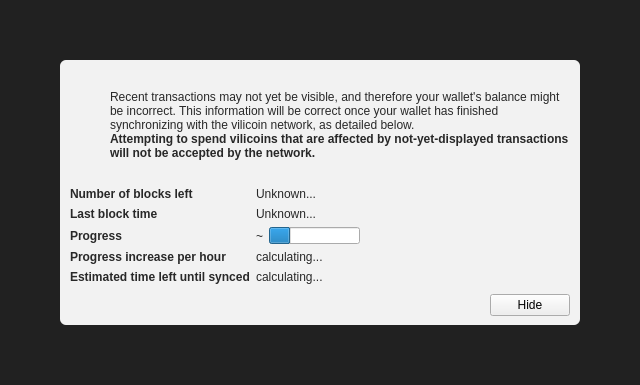
<?xml version="1.0" encoding="UTF-8"?>
<ui version="4.0">
 <class>ModalOverlay</class>
 <widget class="ModalOverlay" name="ModalOverlay">
  <property name="geometry">
   <rect>
    <x>0</x>
    <y>0</y>
    <width>640</width>
    <height>385</height>
   </rect>
  </property>
  <property name="windowTitle">
   <string>Form</string>
  </property>
  <layout class="QVBoxLayout" name="verticalLayout" stretch="0">
   <property name="sizeConstraint">
    <enum>QLayout::SetDefaultConstraint</enum>
   </property>
   <property name="leftMargin">
    <number>0</number>
   </property>
   <property name="topMargin">
    <number>0</number>
   </property>
   <property name="rightMargin">
    <number>0</number>
   </property>
   <property name="bottomMargin">
    <number>0</number>
   </property>
   <item>
    <widget class="QWidget" name="bgWidget" native="true">
     <property name="styleSheet">
      <string notr="true">#bgWidget { background: rgba(0,0,0,220); }</string>
     </property>
     <layout class="QVBoxLayout" name="verticalLayoutMain" stretch="1">
      <property name="leftMargin">
       <number>60</number>
      </property>
      <property name="topMargin">
       <number>60</number>
      </property>
      <property name="rightMargin">
       <number>60</number>
      </property>
      <property name="bottomMargin">
       <number>60</number>
      </property>
      <item>
       <widget class="QWidget" name="contentWidget" native="true">
        <property name="styleSheet">
         <string notr="true">#contentWidget { background: rgba(255,255,255,240); border-radius: 6px; }

QLabel { color: rgb(40,40,40);  }</string>
        </property>
        <layout class="QVBoxLayout" name="verticalLayoutSub" stretch="1,0,0,0">
         <property name="spacing">
          <number>0</number>
         </property>
         <property name="leftMargin">
          <number>10</number>
         </property>
         <property name="topMargin">
          <number>10</number>
         </property>
         <property name="rightMargin">
          <number>10</number>
         </property>
         <property name="bottomMargin">
          <number>10</number>
         </property>
         <item>
          <layout class="QHBoxLayout" name="horizontalLayoutIconText" stretch="0,1">
           <property name="topMargin">
            <number>20</number>
           </property>
           <item>
            <layout class="QVBoxLayout" name="verticalLayoutIcon">
             <property name="leftMargin">
              <number>0</number>
             </property>
             <item>
              <widget class="QPushButton" name="warningIcon">
               <property name="enabled">
                <bool>false</bool>
               </property>
               <property name="text">
                <string/>
               </property>
               <property name="icon">
                <iconset>
                 <normaloff>:/icons/warning</normaloff>
                 <disabledoff>:/icons/warning</disabledoff>:/icons/warning</iconset>
               </property>
               <property name="iconSize">
                <size>
                 <width>48</width>
                 <height>48</height>
                </size>
               </property>
               <property name="flat">
                <bool>true</bool>
               </property>
              </widget>
             </item>
             <item>
              <spacer name="verticalSpacerWarningIcon">
               <property name="orientation">
                <enum>Qt::Vertical</enum>
               </property>
               <property name="sizeHint" stdset="0">
                <size>
                 <width>20</width>
                 <height>40</height>
                </size>
               </property>
              </spacer>
             </item>
            </layout>
           </item>
           <item>
            <layout class="QVBoxLayout" name="verticalLayoutInfoText">
             <property name="leftMargin">
              <number>0</number>
             </property>
             <property name="topMargin">
              <number>0</number>
             </property>
             <item>
              <widget class="QLabel" name="infoText">
               <property name="text">
                <string>Recent transactions may not yet be visible, and therefore your wallet's balance might be incorrect. This information will be correct once your wallet has finished synchronizing with the vilicoin network, as detailed below.</string>
               </property>
               <property name="textFormat">
                <enum>Qt::RichText</enum>
               </property>
               <property name="wordWrap">
                <bool>true</bool>
               </property>
              </widget>
             </item>
             <item>
              <widget class="QLabel" name="infoTextStrong">
               <property name="font">
                <font>
                 <weight>75</weight>
                 <bold>true</bold>
                </font>
               </property>
               <property name="text">
                <string>Attempting to spend vilicoins that are affected by not-yet-displayed transactions will not be accepted by the network.</string>
               </property>
               <property name="textFormat">
                <enum>Qt::RichText</enum>
               </property>
               <property name="wordWrap">
                <bool>true</bool>
               </property>
              </widget>
             </item>
             <item>
              <spacer name="verticalSpacerInTextSpace">
               <property name="orientation">
                <enum>Qt::Vertical</enum>
               </property>
               <property name="sizeHint" stdset="0">
                <size>
                 <width>20</width>
                 <height>40</height>
                </size>
               </property>
              </spacer>
             </item>
            </layout>
           </item>
          </layout>
         </item>
         <item>
          <spacer name="verticalSpacerAfterText">
           <property name="orientation">
            <enum>Qt::Vertical</enum>
           </property>
           <property name="sizeHint" stdset="0">
            <size>
             <width>20</width>
             <height>40</height>
            </size>
           </property>
          </spacer>
         </item>
         <item>
          <layout class="QFormLayout" name="formLayout">
           <property name="fieldGrowthPolicy">
            <enum>QFormLayout::FieldsStayAtSizeHint</enum>
           </property>
           <property name="horizontalSpacing">
            <number>6</number>
           </property>
           <property name="verticalSpacing">
            <number>6</number>
           </property>
           <property name="topMargin">
            <number>10</number>
           </property>
           <item row="0" column="0">
            <widget class="QLabel" name="labelNumberOfBlocksLeft">
             <property name="font">
              <font>
               <weight>75</weight>
               <bold>true</bold>
              </font>
             </property>
             <property name="text">
              <string>Number of blocks left</string>
             </property>
            </widget>
           </item>
           <item row="0" column="1">
            <widget class="QLabel" name="numberOfBlocksLeft">
             <property name="text">
              <string>Unknown...</string>
             </property>
            </widget>
           </item>
           <item row="1" column="0">
            <widget class="QLabel" name="labelLastBlockTime">
             <property name="font">
              <font>
               <weight>75</weight>
               <bold>true</bold>
              </font>
             </property>
             <property name="text">
              <string>Last block time</string>
             </property>
            </widget>
           </item>
           <item row="1" column="1">
            <widget class="QLabel" name="newestBlockDate">
             <property name="sizePolicy">
              <sizepolicy hsizetype="Maximum" vsizetype="Preferred">
               <horstretch>0</horstretch>
               <verstretch>0</verstretch>
              </sizepolicy>
             </property>
             <property name="text">
              <string>Unknown...</string>
             </property>
            </widget>
           </item>
           <item row="2" column="0">
            <widget class="QLabel" name="labelSyncDone">
             <property name="font">
              <font>
               <weight>75</weight>
               <bold>true</bold>
              </font>
             </property>
             <property name="text">
              <string>Progress</string>
             </property>
            </widget>
           </item>
           <item row="2" column="1">
            <layout class="QHBoxLayout" name="horizontalLayoutSync" stretch="0,1">
             <item>
              <widget class="QLabel" name="percentageProgress">
               <property name="text">
                <string notr="true">~</string>
               </property>
              </widget>
             </item>
             <item>
              <widget class="QProgressBar" name="progressBar">
               <property name="value">
                <number>24</number>
               </property>
               <property name="format">
                <string/>
               </property>
              </widget>
             </item>
            </layout>
           </item>
           <item row="4" column="0">
            <widget class="QLabel" name="labelProgressIncrease">
             <property name="font">
              <font>
               <weight>75</weight>
               <bold>true</bold>
              </font>
             </property>
             <property name="text">
              <string>Progress increase per hour</string>
             </property>
            </widget>
           </item>
           <item row="4" column="1">
            <widget class="QLabel" name="progressIncreasePerH">
             <property name="text">
              <string>calculating...</string>
             </property>
            </widget>
           </item>
           <item row="5" column="0">
            <widget class="QLabel" name="labelEstimatedTimeLeft">
             <property name="font">
              <font>
               <weight>75</weight>
               <bold>true</bold>
              </font>
             </property>
             <property name="text">
              <string>Estimated time left until synced</string>
             </property>
            </widget>
           </item>
           <item row="5" column="1">
            <widget class="QLabel" name="expectedTimeLeft">
             <property name="text">
              <string>calculating...</string>
             </property>
            </widget>
           </item>
          </layout>
         </item>
         <item>
          <layout class="QHBoxLayout" name="horizontalLayoutButtons">
           <property name="leftMargin">
            <number>10</number>
           </property>
           <property name="topMargin">
            <number>10</number>
           </property>
           <item>
            <spacer name="horizontalSpacer">
             <property name="orientation">
              <enum>Qt::Horizontal</enum>
             </property>
             <property name="sizeHint" stdset="0">
              <size>
               <width>40</width>
               <height>20</height>
              </size>
             </property>
            </spacer>
           </item>
           <item>
            <widget class="QPushButton" name="closeButton">
             <property name="text">
              <string>Hide</string>
             </property>
            </widget>
           </item>
          </layout>
         </item>
        </layout>
       </widget>
      </item>
     </layout>
    </widget>
   </item>
  </layout>
 </widget>
 <customwidgets>
  <customwidget>
   <class>ModalOverlay</class>
   <extends>QWidget</extends>
   <header>modaloverlay.h</header>
   <container>1</container>
  </customwidget>
 </customwidgets>
 <resources/>
 <connections/>
</ui>
